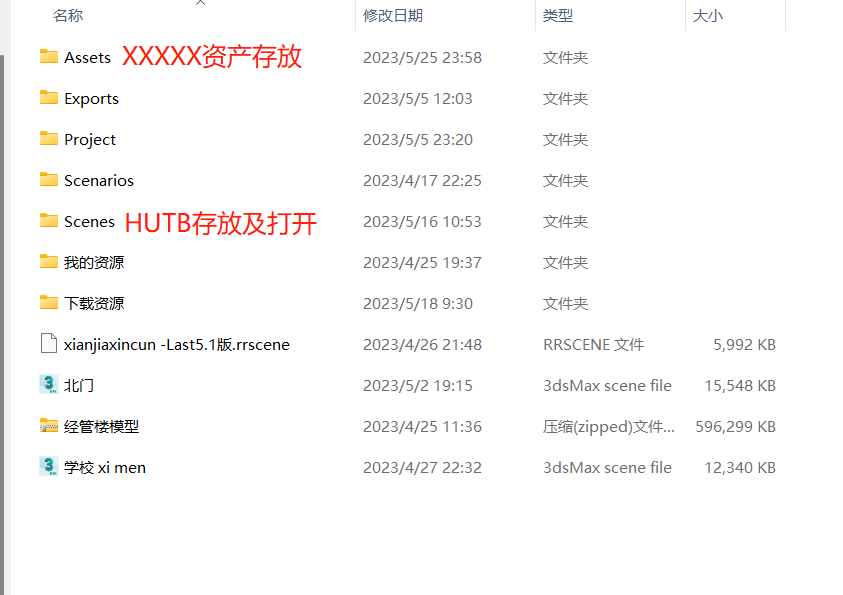
#> input picture roadrunner/images/road.png, 843 x 595 px, found by its file name
$ python detect_lanes.py
#> lines starting #> are read from the running program, lines starting #| are printed output that depends on the picture; after the words box and inside, x2 and y2 are one past the last pixel; in counts of white or black regions, pixels touching at a corner belong together
# -*- coding: utf-8 -*-
import cv2
import numpy as np

def detect_lane_edges(image_path):
    # 1. 读取图片
#> called with image_path = 'road.png'
    image = cv2.imread(image_path)
#> image is the input picture: shape (595, 843, 3); mean B, G, R 248.8, 249.3, 250.4
    # 调试：检查图片是否成功读取
    if image is None:
        print("❌ 错误：无法读取图片！请确认文件名是否正确。")
        return

    # 2. 转换颜色空间：BGR 转 HLS
    # 解释：OpenCV 默认读取是 BGR（蓝绿红），但 HLS（色相、亮度、饱和度）更适合找车道线。
    # 因为车道线通常是“很亮”的，不管它是白色还是黄色，我们在 HLS 里只看“亮度”高的部分。
    hls = cv2.cvtColor(image, cv2.COLOR_BGR2HLS)
#> hls: shape (595, 843, 3); mean of channels 0, 1, 2 2.6, 249.6, 8.8

    # 3. 定义颜色阈值 (核心：只提取白色的线)
    # 解释：我们要在图片里找“像素值”在某个范围内的点。
    # L 通道代表亮度。[180, 255] 意思是：只保留亮度在 180 到 255 之间的像素（也就是非常白的地方）。
    # 这样可以把灰色的路沿石、绿色的树挡在外面。
    lower_white = np.array([0, 120, 0])   # 最低阈值 (H, L, S)
    upper_white = np.array([255, 255, 255]) # 最高阈值
    mask = cv2.inRange(hls, lower_white, upper_white) # 生成黑白掩膜（只有白线是白的，其他是黑的）
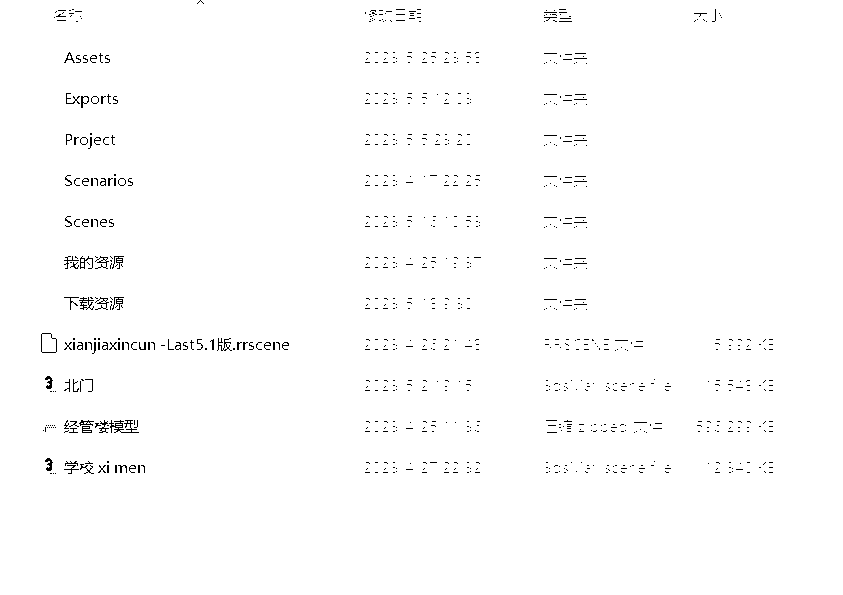
#> mask: shape (595, 843); 99% white; black in thin lines or dots, all inside (x1, y1, x2, y2) = (41, 0, 773, 474)

    # 4. 形态学操作：闭运算 (Closing)
    # 解释：车道线有时候因为磨损是断断续续的。
    # 这一步的作用是“把断开的线连起来”。就像用胶水把短线粘成整条线。
    kernel = np.ones((5, 5), np.uint8) # 定义一个5x5的小方块作为“画笔”
    mask = cv2.morphologyEx(mask, cv2.MORPH_CLOSE, kernel) # 执行闭运算
#> mask: shape (595, 843); every value is 255

    # 5. 定义感兴趣区域 (ROI) - 梯形区域
    # 解释：这是解决“误检路边物体”的关键！
    # 我们强制程序只看图片中间的路面，忽略最左边和最右边（那里通常有树、路沿石）。
    height, width = image.shape[:2]
#> height = 595; width = 843
    # 定义一个梯形的四个顶点（按顺序：左下 -> 左上 -> 右上 -> 右下）
    # 调整这里的数字可以改变框的大小：
    # width*0.1 和 width*0.9：左右边界，离边缘留一点空隙。
    # height*0.6：梯形的顶部高度，太高会切掉远处的线，太低会包含路边杂物。
    vertices = np.array([[
        (width * 0.1, height),       # 左下角 (靠左一点点)
        (width * 0.45, height * 0.65), # 左上角 (中间靠左)
        (width * 0.55, height * 0.65), # 右上角 (中间靠右)
        (width * 0.9, height)        # 右下角 (靠右一点点)
    ]], dtype=np.int32)

    # 创建一个全黑的蒙版
    roi_mask = np.zeros_like(mask)
    # 在蒙版上把梯形区域涂白 (255)
    cv2.fillPoly(roi_mask, vertices, 255)
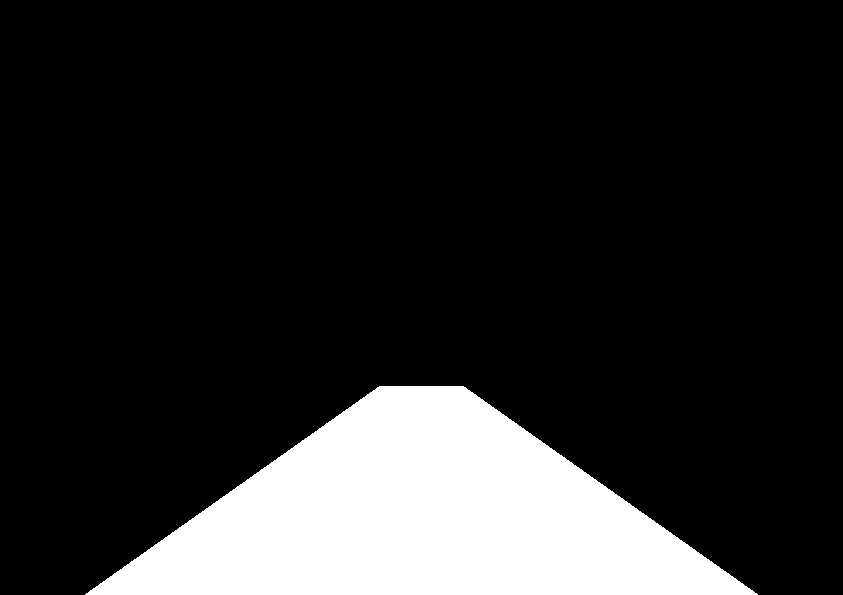
#> roi_mask: shape (595, 843); 15.8% white; 1 white region, box (x1, y1, x2, y2) and area: (85, 386, 758, 595) 79297
    # 应用蒙版：只有梯形区域内的白色线条会被保留
    masked_edges = cv2.bitwise_and(mask, roi_mask)

    # 6. 霍夫变换检测直线 (Hough Lines)
    # 解释：把上面处理好的“白线图片”变成“几何直线”。
    # 参数解释：
    # threshold=50：值越小，越短的线也认为是线（建议保持50-100）。
    # minLineLength=60：线的像素长度必须超过60才被认为是车道线（过滤掉小石子）。
    # maxLineGap=30：如果线中间断了30个像素以内，就把它连起来（容忍磨损）。
    lines = cv2.HoughLinesP(masked_edges, 1, np.pi/180, threshold=50,
                           minLineLength=60, maxLineGap=30)
#> lines = 194 rows, first 6: [288, 450, 756, 593], [130, 562, 756, 594], [99, 584, 725, 594], [137, 557, 750, 589], [249, 478, 725, 571], [142, 554, 744, 585]

    # 7. 绘制结果
    line_image = np.copy(image)
    if lines is not None:
        for line in lines:
            x1, y1, x2, y2 = line[0]
            # 过滤掉几乎是垂直的线（路边的树、电线杆通常是垂直的）
            # 如果线的两个点Y坐标差很小，说明它是横着的或者竖着的，车道线通常是斜的或者竖的，但路边的树是绝对竖的。
            # 这里我们简单点，只画线，靠 ROI 框定区域。
            cv2.line(line_image, (x1, y1), (x2, y2), (0, 0, 255), 5) # 画成红色，粗一点好看
#> this loop made 194 passes
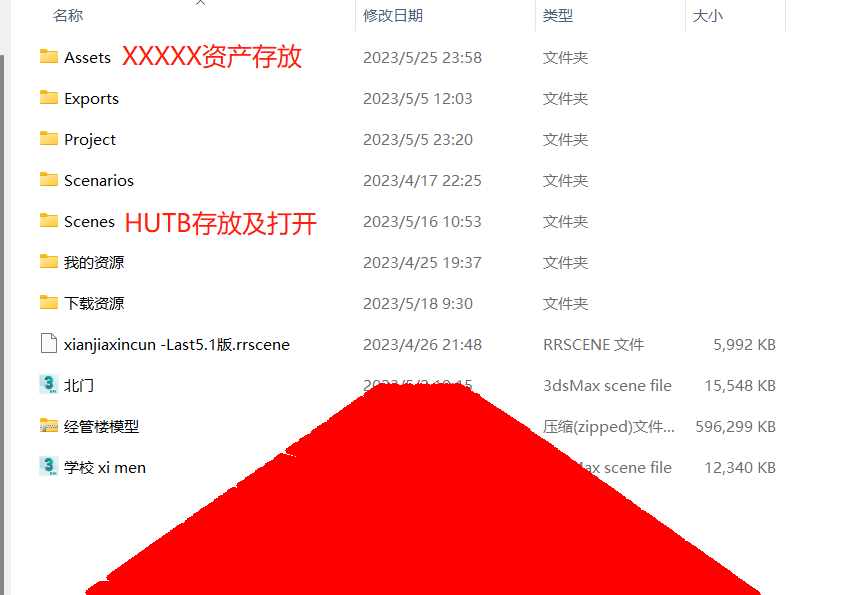
#> line_image: shape (595, 843, 3); 16.22% of pixels changed, all inside (x1, y1, x2, y2) = (85, 383, 761, 595)

    # 8. 保存结果
    cv2.imwrite('detected_lanes.png', line_image)
    cv2.imwrite('debug_mask.png', masked_edges) # 保存中间过程，方便你调试
    print("✅ 车道线检测完成！请查看 detected_lanes.png")
    print("💡 提示：如果效果不好，请看 debug_mask.png。如果里面线是断的，调大 minLineLength；如果里面有杂点，调高亮度阈值。")

# 运行函数
detect_lane_edges("road.png")

$ run again, with roadrunner/images/Simulation 3D.png copied over roadrunner/images/road.png
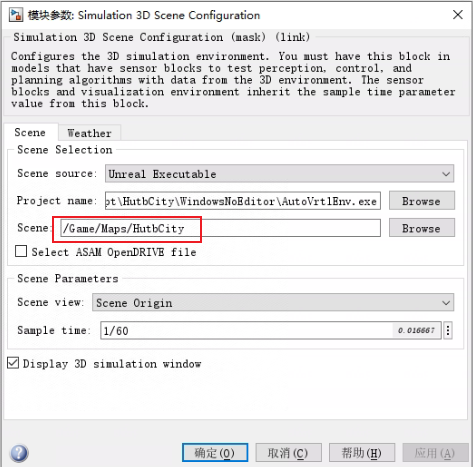
#> input picture roadrunner/images/Simulation 3D.png, 473 x 467 px, found by its file name
#> in detect_lane_edges, image is the input picture: shape (467, 473, 3); mean B, G, R 234.4, 233.5, 234.5
#> hls: shape (467, 473, 3); mean of channels 0, 1, 2 45.5, 234.2, 29.3
#> in detect_lane_edges, `mask = cv2.inRange(hls, lower_white, upper_white)`:
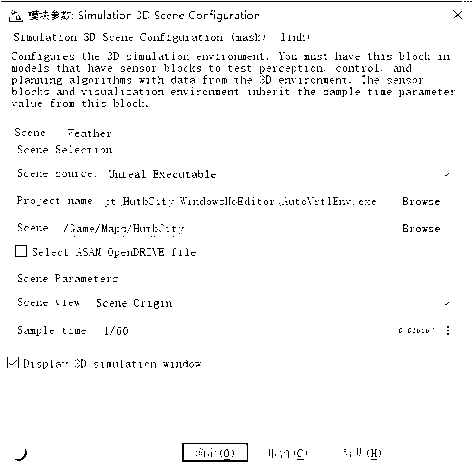
#> mask: shape (467, 473); 96.5% white; black in thin lines or dots
#> roi_mask: shape (467, 473); 15.8% white; 1 white region, box (x1, y1, x2, y2) and area: (48, 303, 425, 467) 34933
#> lines = 137 rows, first 6: [56, 458, 404, 446], [48, 466, 418, 460], [58, 456, 402, 444], [78, 436, 394, 436], [50, 464, 410, 452], [59, 455, 401, 443]
#> the loop in detect_lane_edges, `for line in lines:` made 137 passes
#> after the loop in detect_lane_edges, `for line in lines:`:
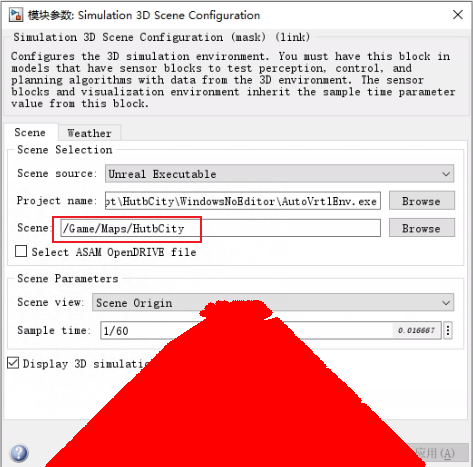
#> line_image: shape (467, 473, 3); 16.32% of pixels changed, all inside (x1, y1, x2, y2) = (45, 300, 426, 467)

$ run again, with roadrunner/images/matlab2.png copied over roadrunner/images/road.png
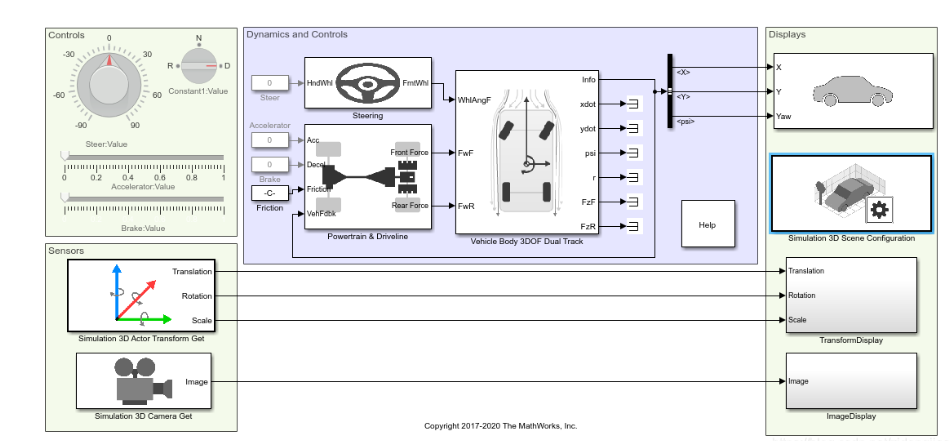
#> input picture roadrunner/images/matlab2.png, 949 x 441 px, found by its file name
#> in detect_lane_edges, image is the input picture: shape (441, 949, 3); mean B, G, R 236.2, 234.7, 233.3
#> hls: shape (441, 949, 3); mean of channels 0, 1, 2 30.4, 235.5, 63.7
#> in detect_lane_edges, `mask = cv2.morphologyEx(mask, cv2.MORPH_CLOSE, kernel)`:
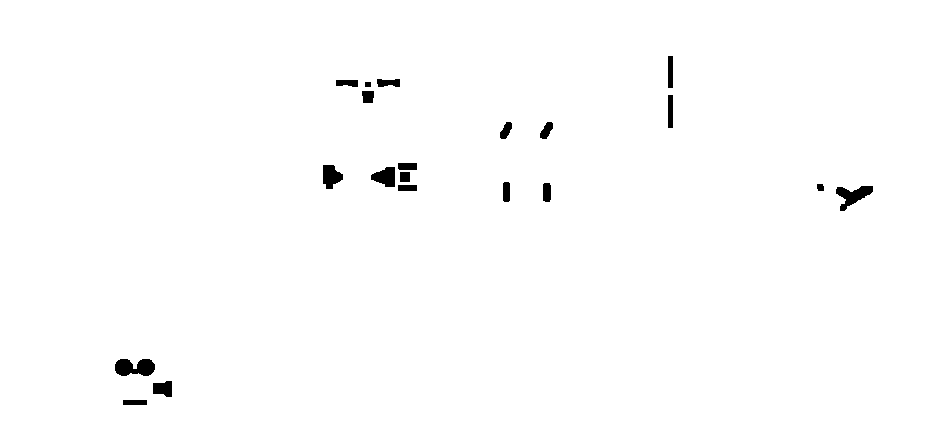
#> mask: shape (441, 949); 99.1% white; 20 black regions, largest, box (x1, y1, x2, y2) and area: (115, 359, 155, 376) 526, (836, 186, 873, 211) 452, (323, 165, 343, 189) 339
#> roi_mask: shape (441, 949); 15.8% white; 1 white region, box (x1, y1, x2, y2) and area: (96, 286, 853, 441) 66207
#> lines = 156 rows, first 6: [123, 427, 852, 440], [199, 392, 846, 437], [126, 426, 732, 384], [119, 429, 749, 440], [215, 385, 775, 404], [209, 387, 831, 430]
#> the loop in detect_lane_edges, `for line in lines:` made 156 passes
#> after the loop in detect_lane_edges, `for line in lines:`:
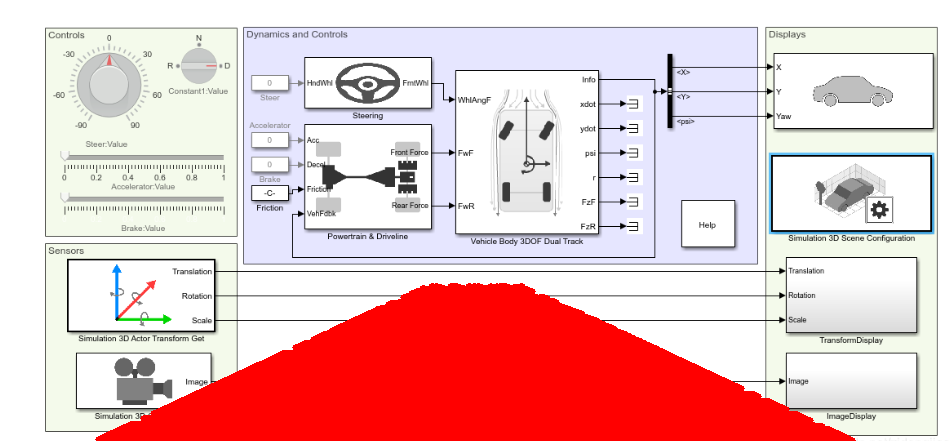
#> line_image: shape (441, 949, 3); 16.29% of pixels changed, all inside (x1, y1, x2, y2) = (95, 283, 856, 441)
